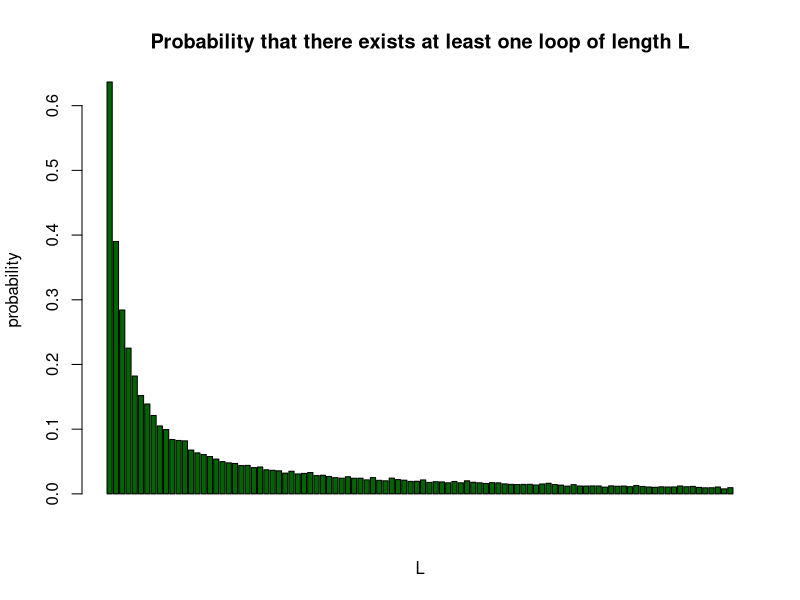

This figure's R source:
## Group34:Vangelis Antypas: s2449453, Jihan Li: s2322347, Daniel Kwok: s2308472
## Github repository address: 'https://github.com/Dani206-2/Project2'
## Contribution: To be completed

## ----------------------------------------------------------------------------

## The function Pone, aims to calculate the probability of an individual  
## prisoner finding their own number in n tries. Depending on the chosen 
## strategy, Pone generates a sequence of the boxes the prisoner is going 
## through, along with the corresponding card numbers.
 

## Inputs: n: the number of prisoners, k: the prison number 
## strategy: 3 strategies to choose, nreps.nreps: number of simulations, the 
## default value is set to 10,000.

## Output: probability of success for the chosen strategy for an individual
## prisoner.

## The function Pone is defined right after, the (sub)function Psub, which is 
## utilized in the definition of Pone

## ----------------------------------------------------------------------------

## The function Psub, aims to minimize the overlap between the function Pone
## and  the function Pall, which is defined later on.
## Inputs: n,k,strategy and a 2n-vector cardseq representing the sequence of
## cards in the corresponding boxes, i.e cardseq[k] is the number of the card
## contained in the box k.
## Output: True if the prisoners finds his number for the given inputs, False
## otherwise.

## We will use the Sys.time() command to measure the runtime of the entire code

start_time <- Sys.time()



Psub<-function(n,k,strategy,cardseq){
  succeed=FALSE ## Assume the prisoner fails
  
  ## Checks if the strategy is 1 or 2
  if(strategy==1|strategy==2){
    
    
    
    if(strategy==1){ ## For strategy 1, pick box k
      
      opencard<-cardseq[k] ## The first card to be read
      
    } else { ## For strategy 2, random initial choice
      
      boxopen<-sample(seq(1,2*n,1),1) ## The box that the prisoner opens 
      opencard<-cardseq[boxopen] ## The card number in that box
    }
    
    
    i<-1 ## Set the number of boxes opened to be 1
    
    ## If the card is not found and boxes opened is less than n
    while (opencard!=k & i<n){
      ## Update the card read by using the previous card number to find
      ## the corresponding box number
      opencard<-cardseq[opencard] 
      i<-i+1 ## Increase the count by 1
    }
    
    ## If the prisoner finds the card, then succeed!
    if(opencard==k){
      succeed=TRUE
    }
  }
  
  if (strategy==3){## For strategy 3, random guessing 
    openseq<-sample(seq(1,2*n,1),n) ## Create a sequence of boxes to be opened
    
    ## If the prisoner number is in one of the n boxes, it counts as success
    if (k %in% cardseq[openseq]){
      succeed=TRUE
      
    }
  }
  succeed
}

## ----------------------------------------------------------------------------

Pone<-function (n,nreps=10000,...){
  ## We set the number of successes as 0
  success<-0
  
  
  ## Repeating the simulation for nreps.nreps times
  for (i in 1:nreps){
    cardseq<-c() ## Generate an empty vector for cardseq
    cardseq<- sample(seq(1,2*n,1),2*n) ## Randomly allocate card no. to boxes
    
    result<-Psub(n=n,cardseq=cardseq,...)
    
    if (result){
      success<-success+1
    }
  }
  success/nreps ## Output:the probability of success
  
}

## ----------------------------------------------------------------------------

## The function Pall aims to calculate the probability of success for all the
## prisoners, i.e. the probability that every single prisoner finds their 
## number, under a given strategy.
## Inputs: n: number of prisoners, nreps: number of simulations(default=10k)
## ++possible comment about '...' notation
## Output: Probability that all the prisoners find their number for the given
## inputs.  


 
Pall<-function(n,nreps=10000,...){
  ## We set the number of successes to 0
  success<-0
  prisseq<-seq(1,2*n) ## An ascending sequence of all prisoners' number
  
  ## Repeating the simulation for nreps times
  for (i in 1:nreps){
    cardseq<-c() ## Generate an empty vector for cardseq
    cardseq<- sample(prisseq,2*n) ## Randomly allocate card no. to boxes
    
    for (k in 1:(2*n)){ ## Test all prisoners from k=1 to 2n
      result<-Psub(n=n,k=k,cardseq=cardseq,...)
      if (result==FALSE){
        break ## If one prisoner fails we can stop the simulation
      }
      if (k==2*n){ ## If the last prisoner succeed, we are successful!
        success<-success+1
      }
    }
    
    
  }
  success/nreps ## Output:the probability of success
  
  
}

## ----------------------------------------------------------------------------


## Demonstration

## For an individual prisoner
## The probability of success is the same for every prisoner (under any 
## strategy), so without loss of generality we demonstrate for prisoner 1


## Probability of success for prisoner 1, for n=5, under strategy=1,2,3

r_ind5=c()

for(i in 1:3){
   
      r_ind5<-c(r_ind5,Pone(n=5,k=1,strategy=i))

}

## Probability of success for prisoner 1, for n=50, under strategy=1,2,3


r_ind50=c()

for(i in 1:3){
   
      r_ind50<-c(r_ind50,(Pone(n=50,k=1,strategy=i)))

}

## For all prisoners
## Probability of success for all prisoners simultaneously, under 
## strategy=1,2,3

r_all5=c()

for(i in 1:3){
   
      r_all5<-append(r_all5,(Pall(n=5,strategy=i)))

}


r_all50=c()

for(i in 1:3){
   
      r_all50=append(r_all50,(Pall(n=50,strategy=i)))

}


## ----------------------------------------------------------------------------

## results : r_ind5 = 0.4959 0.4028 0.4943, r_ind50 = 0.4955 0.3808 0.4947
## r_all5 = 0.3598 0.0001 0.0013, r_all50 = 0.3127 0.0000 0.0000
## These results are very surprising. To understand what is going on, assume 
## random guessing (strategy 3) as a baseline strategy and see how we can 
## improve on that.



## ----------------------------------------------------------------------------

dloop<-function(n,nreps){
  
  
  
  v<-rep(0,2*n) ## empty vector 
  
  for (i in 1:nreps){
    cardseq<-c() 
    cardseq<- sample(seq(1,2*n),2*n) ### Randomly allocate card no. to boxes
    v.sim<-rep(0,2*n)
    
    opencard.seq<-rep(0,times=2*n) ### assume all card are not opened
    for (k in 1:(2*n)){
      if(opencard.seq[k]==0){  ### Only test cards that are NOT opened
        ## Cards opened will have the same loop length
        ## with one of the previous cards
        loop.len<-1
        opencard<-cardseq[k] ### The first card to be opened
        
        while (opencard!=k){
          ## Update the card opened by using the previous card number to find
          ## the corresponding box number
          opencard<-cardseq[opencard]
          
          ## Record which card has been opened
          opencard.seq[opencard]<-1
          
          loop.len<-loop.len+1 ## Increase the loop by 1
        }
        v.sim[loop.len]<-1
      } 
    }
    
    
    
    ## Enter the loop length in the ith element of the vector
    
    v<-v+v.sim
    
  }
  
  
  v/nreps
}

## ----------------------------------------------------------------------------

## Calculating the probability that there does not exist a loop longer than 50
## for n=50,nreps=10000

u<-dloop(50,10000)
prob<-1 - sum(u[51:100])

## Plotting the probability that there exists a loop of lentgh L=1,...,100

## Plot title
title=c('Probability that there exists at least one loop of length L') 

barplot(u,pch = 19,col = 'darkgreen', main = title,xlab='L',ylab='probability')



## ----------------------------------------------------------------------------

end_time <- Sys.time()
runtime <- end_time - start_time
 
## ----------------------------------------------------------------------------
